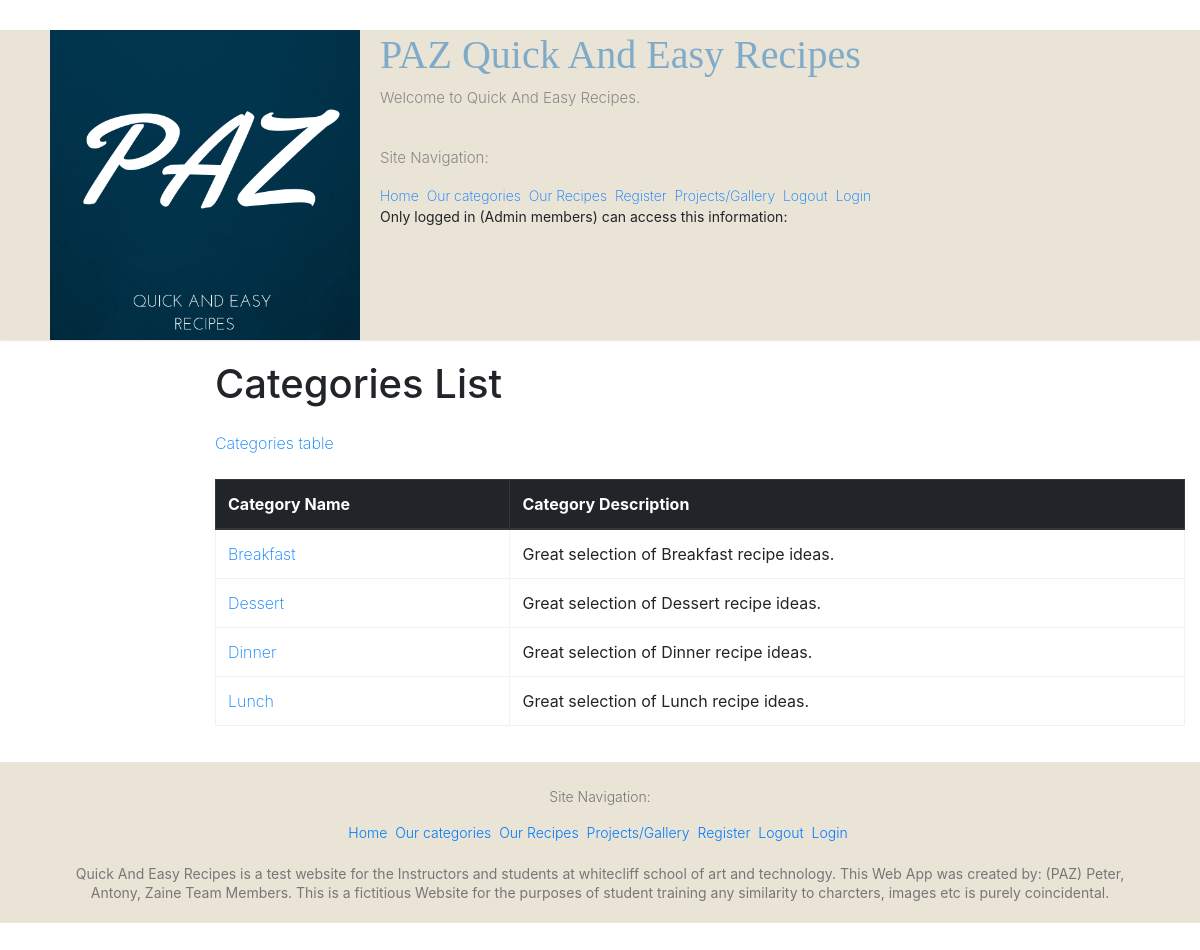
Page /available_categories/ on the committed database.
### home/models.py (models this page shows, shortened)
class Category(models.Model):
  category_name = models.CharField(max_length=100)
  category_description = models.CharField(max_length=2500)
  class Meta:
      ordering = ['category_name', 'category_description']

### home/views.py (the view)
# urls.py: path('available_categories/', views.available_categories),
def available_categories(request):
    categories= Category.objects.all()
    return render(request, 'available_categories.html',{'categories':categories})

### home/templates/available_categories.html (shortened to what this page needs)
{% extends 'base.html' %}
{% load static %}
  {% load static %}
  {% block content %}
  <h1>Categories List</h1>
  <a href="#">Categories table</a>
  <br/><br/>
  <div id ="table">
    <table class="table table-hover">
    <thead class="thead-dark">
    <tr>
        <th>Category Name</th>
        <th>Category Description</th>
    </tr>
    </thead>
    {% for category in categories %}
    <tr>
       <td><a href="{% url 'available_recipes' %}">{{ category.category_name }}</a></td>
       <td>{{ category.category_description }}</td>
    </tr>
    {% endfor %}
    </table>
  </div>
{% endblock %}

### home/static/style_downloaded.css (style rules this page uses)
html, body, div, span, applet, object, iframe, h1, h2, h3, h4, h5, h6, p, blockquote, pre, a, abbr, acronym, address, big, cite, code, del, dfn, em, font, ins, kbd, q, s, samp, small, strike, strong, sub, sup, tt, var, dl, dt, dd, ol, ul, li, fieldset, form, label, legend, table, caption, tbody, tfoot, thead, tr, th, td { border: 0; font: inherit; font-size: 100%; font-style: inherit; font-weight: inherit; margin: 0; outline: 0; padding: 0; vertical-align: baseline; }
html { overflow-y: scroll; -webkit-text-size-adjust: 100%; -ms-text-size-adjust: 100%; }
h1, h2, h3, h4, h5, h6 { color: #666666; line-height: 1.4; padding-bottom: 15px; font-weight: normal; }
h1 { font-size: 30px; }
body, button, input, select, textarea { color: #888888; font-size: 15px; line-height: 1.5; font-family: 'Roboto', sans-serif; font-weight: 300; }
table { border-collapse: collapse; border-spacing: 0; margin: 0 0 1.5em; width: 100%; }
th { font-weight: bold; }
th, td { border: 1px solid #f2f2f2; padding: 6px 10px; }
caption, th, td { text-align: left; }
body { background: #f2f2f2; }
a { color: #80abc8; text-decoration: none; -webkit-transition: 0.25s ease-in-out; -moz-transition: 0.25s ease-in-out; transition: 0.25s ease-in-out; -ms-transition: 0.25s ease-in-out; -o-transition: 0.25s ease-in-out; font-family: font-family: Verdana, Arial, Helvetica, sans-serif; font-weight: 200; }
body { padding-top: 30px; padding-bottom: 30px; }

### rows in the picture
Category: category_name "Breakfast", category_description "Great selection of Breakfast recipe ideas."
Category: category_name "Dessert", category_description "Great selection of Dessert recipe ideas."
Category: category_name "Dinner", category_description "Great selection of Dinner recipe ideas."
Category: category_name "Lunch", category_description "Great selection of Lunch recipe ideas."
